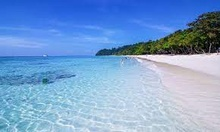
%> input picture Ex715_Psudo_Coloring/testImg.jpg, 220 x 132 px, shrunk from 290 x 174 before the run
$ octave M_77CS63112_Median_Filtering.m   (GNU Octave 9; MATLAB toolbox functions it lacks are replaced by stand-ins)
%> lines starting %> are read from the running program, lines starting %| are printed output that depends on the picture
% M_77CS63112.m

% เขียนคำสั่ง Matlab เพื่อทำการฟิลเตอร์แบบค่ามีเดียน (Median Filtering) โดยใช้ขนาดวินโดว์ 5x5
% https://www.researchgate.net/figure/Median-Filter-of-3x3-5x5-7x7-9x9-and-11x11-of-Sliding-Window-Concept_fig4_282295704

clc
clear
[filename pathname] = uigetfile({'*.jpg';'*.png';'*.bmp'},'File Selector');
%> the answer given: Ex715_Psudo_Coloring/testImg.jpg
pathf = strcat(pathname, filename);
f = imread(pathf);
%> f is the input picture: size 132x220x3 uint8; mean R, G, B 122.2, 159.8, 207.4
f = rgb2gray(f);
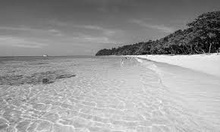
%> f: size 132x220 uint8; min 0, max 253, mean 154
A = imnoise(f,'salt & pepper');
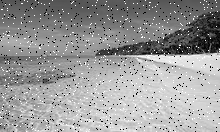
%> A: size 132x220 uint8; min 0, max 255, mean 152.7

% Ref
% https://www.imageeprocessing.com/2011/03/matlab-program-2d-median-filtering-for.html

figure(1), imshow(A);
A = 255*im2double(A);
%> A: size 132x220 double
%PAD THE MATRIX WITH ZEROS ON ALL SIDES
modifyA=zeros(size(A)+2);
B=zeros(size(A));

%COPY THE ORIGINAL IMAGE MATRIX TO THE PADDED MATRIX
        for x=1:size(A,1)
            for y=1:size(A,2)
                modifyA(x+1,y+1)=A(x,y);
            end
        end
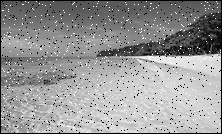
%> modifyA: size 134x222 double; min 0, max 255, mean 149.1
      %LET THE WINDOW BE AN ARRAY
      %STORE THE 3-by-3 NEIGHBOUR VALUES IN THE ARRAY
      %SORT AND FIND THE MIDDLE ELEMENT

for i= 1:size(modifyA,1)-2
    for j=1:size(modifyA,2)-2
        window=zeros(9,1);
        inc=1;
        for x=1:3
            for y=1:3
                window(inc)=modifyA(i+x-1,j+y-1);
                inc=inc+1;
            end
        end

        med=sort(window);
        %PLACE THE MEDIAN ELEMENT IN THE OUTPUT MATRIX
        B(i,j)=med(5);

    end
end
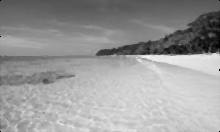
%> B: size 132x220 double; min 0, max 253, mean 153.8
%> after the loop, window = [198; 196; 0; 195; 188; 0; 0; 0; 0]
%CONVERT THE OUTPUT MATRIX TO 0-255 RANGE IMAGE TYPE
B=uint8(B);
%> B: size 132x220 uint8
title('IMAGE AFTER MEDIAN FILTERING');
figure,imshow(B);
